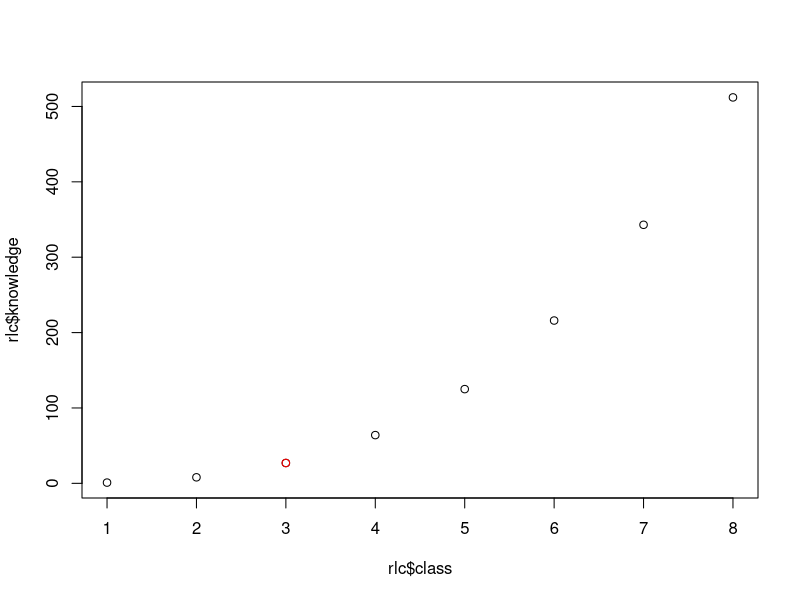

Write the R code that produced this figure.
## ---- chunk 1
library(dplyr)
rlc <- tibble(class = 1:8,
             knowledge = (1:8)^3)
class <- 3
plot(rlc$class, rlc$knowledge)
points(rlc$class[class], rlc$knowledge[class], col = "red")
## ---- chunk 2
library(dplyr)
library(ggplot2)
library(stringr)
